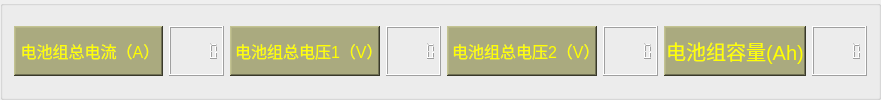
        <widget class="QGroupBox" name="groupBox_12">
         <property name="title">
          <string/>
         </property>
         <layout class="QHBoxLayout" name="horizontalLayout_44">
          <item>
           <layout class="QHBoxLayout" name="horizontalLayout_4">
            <item>
             <widget class="QLabel" name="TotalBattery_Current">
              <property name="maximumSize">
               <size>
                <width>150</width>
                <height>50</height>
               </size>
              </property>
              <property name="styleSheet">
               <string notr="true">background-color: rgb(170, 170, 127);</string>
              </property>
              <property name="frameShape">
               <enum>QFrame::WinPanel</enum>
              </property>
              <property name="frameShadow">
               <enum>QFrame::Raised</enum>
              </property>
              <property name="text">
               <string>&lt;html&gt;&lt;head/&gt;&lt;body&gt;&lt;p align=&quot;center&quot;&gt;&lt;span style=&quot; font-size:12pt; color:#ffff00;&quot;&gt;电池组总电流（A）&lt;/span&gt;&lt;/p&gt;&lt;/body&gt;&lt;/html&gt;</string>
              </property>
             </widget>
            </item>
            <item>
             <widget class="QLCDNumber" name="show_TotalBattery_Current">
              <property name="maximumSize">
               <size>
                <width>100</width>
                <height>50</height>
               </size>
              </property>
              <property name="styleSheet">
               <string notr="true">color: rgb(255, 255, 0);</string>
              </property>
              <property name="smallDecimalPoint">
               <bool>true</bool>
              </property>
             </widget>
            </item>
           </layout>
          </item>
          <item>
           <layout class="QHBoxLayout" name="horizontalLayout_2">
            <item>
             <widget class="QLabel" name="TotalBattery_Voltage1">
              <property name="maximumSize">
               <size>
                <width>150</width>
                <height>50</height>
               </size>
              </property>
              <property name="styleSheet">
               <string notr="true">background-color: rgb(170, 170, 127);</string>
              </property>
              <property name="frameShape">
               <enum>QFrame::WinPanel</enum>
              </property>
              <property name="frameShadow">
               <enum>QFrame::Raised</enum>
              </property>
              <property name="text">
               <string>&lt;html&gt;&lt;head/&gt;&lt;body&gt;&lt;p align=&quot;center&quot;&gt;&lt;span style=&quot; font-size:12pt; color:#ffff00;&quot;&gt;电池组总电压1（V）&lt;/span&gt;&lt;/p&gt;&lt;/body&gt;&lt;/html&gt;</string>
              </property>
             </widget>
            </item>
            <item>
             <widget class="QLCDNumber" name="show_TotalBattery_Voltage1">
              <property name="maximumSize">
               <size>
                <width>100</width>
                <height>50</height>
               </size>
              </property>
              <property name="styleSheet">
               <string notr="true">color: rgb(255, 255, 0);</string>
              </property>
              <property name="smallDecimalPoint">
               <bool>true</bool>
              </property>
             </widget>
            </item>
           </layout>
          </item>
          <item>
           <layout class="QHBoxLayout" name="horizontalLayout_3">
            <item>
             <widget class="QLabel" name="TotalBattery_Voltage2">
              <property name="maximumSize">
               <size>
                <width>150</width>
                <height>50</height>
               </size>
              </property>
              <property name="styleSheet">
               <string notr="true">background-color: rgb(170, 170, 127);</string>
              </property>
              <property name="frameShape">
               <enum>QFrame::WinPanel</enum>
              </property>
              <property name="frameShadow">
               <enum>QFrame::Raised</enum>
              </property>
              <property name="text">
               <string>&lt;html&gt;&lt;head/&gt;&lt;body&gt;&lt;p align=&quot;center&quot;&gt;&lt;span style=&quot; font-size:12pt; color:#ffff00;&quot;&gt;电池组总电压2（V）&lt;/span&gt;&lt;/p&gt;&lt;/body&gt;&lt;/html&gt;</string>
              </property>
             </widget>
            </item>
            <item>
             <widget class="QLCDNumber" name="show_TotalBattery_Voltage2">
              <property name="maximumSize">
               <size>
                <width>100</width>
                <height>50</height>
               </size>
              </property>
              <property name="styleSheet">
               <string notr="true">color: rgb(255, 255, 0);</string>
              </property>
              <property name="smallDecimalPoint">
               <bool>true</bool>
              </property>
             </widget>
            </item>
           </layout>
          </item>
          <item>
           <layout class="QHBoxLayout" name="horizontalLayout_34">
            <item>
             <widget class="QLabel" name="label_4">
              <property name="maximumSize">
               <size>
                <width>150</width>
                <height>50</height>
               </size>
              </property>
              <property name="font">
               <font>
                <pointsize>15</pointsize>
               </font>
              </property>
              <property name="styleSheet">
               <string notr="true">color: rgb(255, 255, 0);
background-color: rgb(170, 170, 127);</string>
              </property>
              <property name="frameShape">
               <enum>QFrame::WinPanel</enum>
              </property>
              <property name="frameShadow">
               <enum>QFrame::Raised</enum>
              </property>
              <property name="text">
               <string>电池组容量(Ah)</string>
              </property>
              <property name="alignment">
               <set>Qt::AlignCenter</set>
              </property>
             </widget>
            </item>
            <item>
             <widget class="QLCDNumber" name="show_Capacity">
              <property name="maximumSize">
               <size>
                <width>100</width>
                <height>50</height>
               </size>
              </property>
              <property name="contextMenuPolicy">
               <enum>Qt::NoContextMenu</enum>
              </property>
              <property name="autoFillBackground">
               <bool>false</bool>
              </property>
              <property name="styleSheet">
               <string notr="true">color: rgb(255, 255, 0);</string>
              </property>
              <property name="smallDecimalPoint">
               <bool>true</bool>
              </property>
             </widget>
            </item>
           </layout>
          </item>
         </layout>
        </widget>
